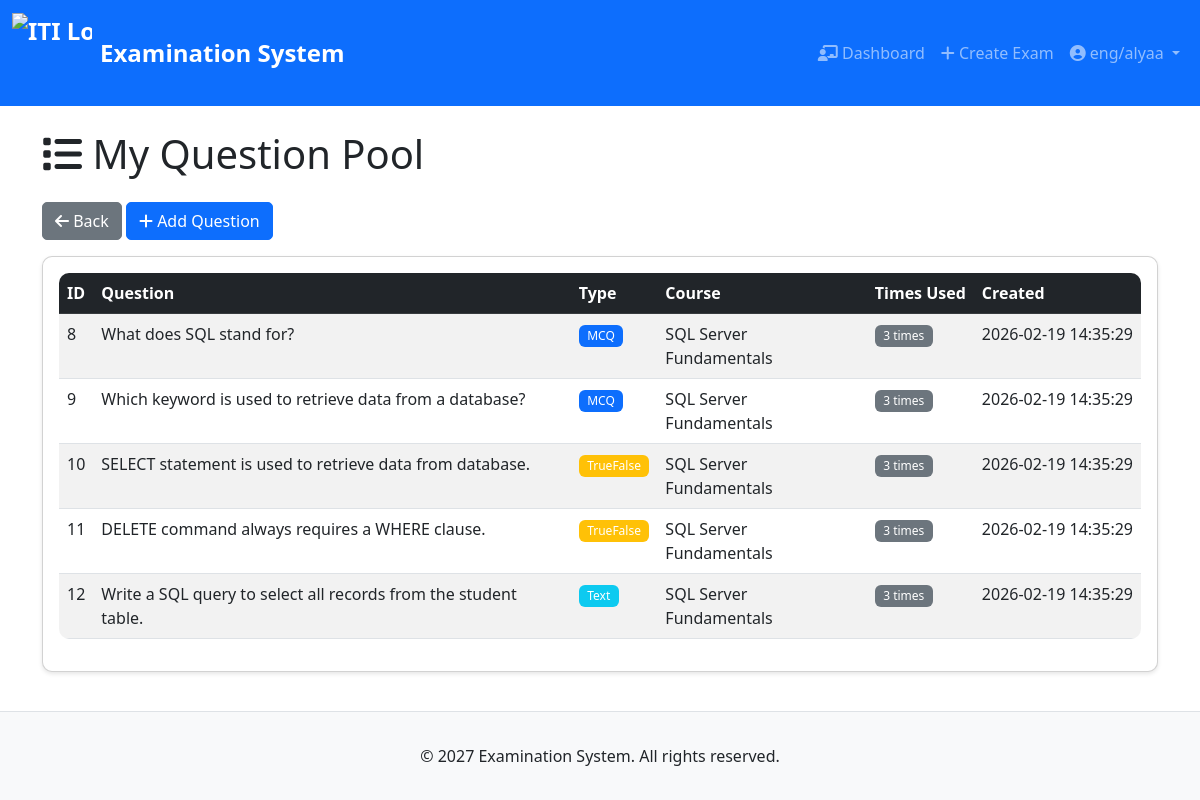
Screenshot of /instructor/questions (signed in) with the database file from the repository.
### tables this page shows
CREATE TABLE question (
    question_id INTEGER PRIMARY KEY AUTOINCREMENT,
    question_text TEXT NOT NULL,
    question_type TEXT NOT NULL CHECK(question_type IN ('MCQ', 'TrueFalse', 'Text')),
    correct_answer TEXT,
    course_id INTEGER NOT NULL,
    difficulty_level TEXT CHECK(difficulty_level IN ('Easy', 'Medium', 'Hard')),
    created_by INTEGER NOT NULL,
    created_date DATETIME DEFAULT CURRENT_TIMESTAMP,
    FOREIGN KEY (course_id) REFERENCES course(course_id),
    FOREIGN KEY (created_by) REFERENCES instructor(instructor_id)
);

CREATE TABLE course (
    course_id INTEGER PRIMARY KEY AUTOINCREMENT,
    course_name TEXT NOT NULL,
    course_description TEXT,
    max_degree INTEGER NOT NULL,
    min_degree INTEGER NOT NULL
);

### app.py (the view)
@app.route("/instructor/questions")
@login_required("instructor")
def view_questions():
    db = get_db()
    instructor_id = session["person_id"]
    questions = db.execute("""
        SELECT q.*, c.course_name,
        (SELECT COUNT(*) FROM exam_question WHERE question_id = q.question_id) as times_used
        FROM question q
        JOIN course c ON q.course_id = c.course_id
        WHERE q.created_by = ?
        ORDER BY q.created_date DESC
    """, (instructor_id,)).fetchall()
    return render_template("view_questions.html", questions=questions)

### app.py (called while the page is built)
def get_db():
    db = sqlite3.connect(DATABASE)
    db.row_factory = sqlite3.Row
    return db

@app.after_request
def after_request(response):
    response.headers["Cache-Control"] = "no-cache, no-store, must-revalidate"
    response.headers["Expires"] = 0
    response.headers["Pragma"] = "no-cache"
    return response

### helpers.py (called while the page is built)
def login_required(role=None):
    def decorator(f):
        @wraps(f)
        def decorated_function(*args, **kwargs):
            if session.get("user_id") is None:
                return redirect("/login")
            if role and session.get("role") != role:
                return redirect("/")
            return f(*args, **kwargs)
        return decorated_function
    return decorator

### templates/view_questions.html (shortened to what this page needs)
{% extends "layout.html" %}
{% block main %}
<h1 class="mb-4"><i class="fas fa-list"></i> My Question Pool</h1>
<div class="mb-3">
    <a href="/instructor/dashboard" class="btn btn-secondary"><i class="fas fa-arrow-left"></i> Back</a>
    <a href="/instructor/add-question" class="btn btn-primary"><i class="fas fa-plus"></i> Add Question</a>
</div>
<div class="card"><div class="card-body">
<div class="table-responsive">
<table class="table table-striped">
<thead class="table-dark">
    <tr><th>ID</th><th>Question</th><th>Type</th><th>Course</th><th>Times Used</th><th>Created</th></tr>
</thead>
<tbody>
{% for q in questions %}
<tr>
    <td>{{ q.question_id }}</td>
    <td>{{ q.question_text[:100] }}{% if q.question_text|length > 100 %}...{% endif %}</td>
    <td><span class="badge bg-{% if q.question_type == 'MCQ' %}primary{% elif q.question_type == 'TrueFalse' %}warning{% else %}info{% endif %}">{{ q.question_type }}</span></td>
    <td>{{ q.course_name }}</td>
    <td><span class="badge bg-secondary">{{ q.times_used }} times</span></td>
    <td>{{ q.created_date }}</td>
</tr>
{% endfor %}
</tbody>
</table>
</div>
</div></div>
{% endblock %}

### static/styles.css (style rules this page uses)
body { min-height: 100vh; display: flex; flex-direction: column; font-family: 'Segoe UI', Tahoma, Geneva, Verdana, sans-serif; }
.card { border-radius: 10px; box-shadow: 0 2px 4px rgba(0,0,0,0.1); transition: transform 0.2s; }
.btn { border-radius: 5px; transition: all 0.3s; }
.table { border-radius: 10px; overflow: hidden; }
.badge { padding: 0.4em 0.7em; font-weight: 500; }

### rows the page displays
question: question_id "8", question_text "What does SQL stand for?", question_type "MCQ", course_name "SQL Server Fundamentals", times_used "3", created_date "2026-02-19 14:35:29"
question: question_id "9", question_text "Which keyword is used to retrieve data from a database?", question_type "MCQ", course_name "SQL Server Fundamentals", times_used "3", created_date "2026-02-19 14:35:29"
question: question_id "10", question_text "SELECT statement is used to retrieve data from database.", question_type "TrueFalse", course_name "SQL Server Fundamentals", times_used "3", created_date "2026-02-19 14:35:29"
question: question_id "11", question_text "DELETE command always requires a WHERE clause.", question_type "TrueFalse", course_name "SQL Server Fundamentals", times_used "3", created_date "2026-02-19 14:35:29"
question: question_id "12", question_text "Write a SQL query to select all records from the student table.", question_type "Text", course_name "SQL Server Fundamentals", times_used "3", created_date "2026-02-19 14:35:29"

### other values shown
{{ session.person_name }} "eng/alyaa"
